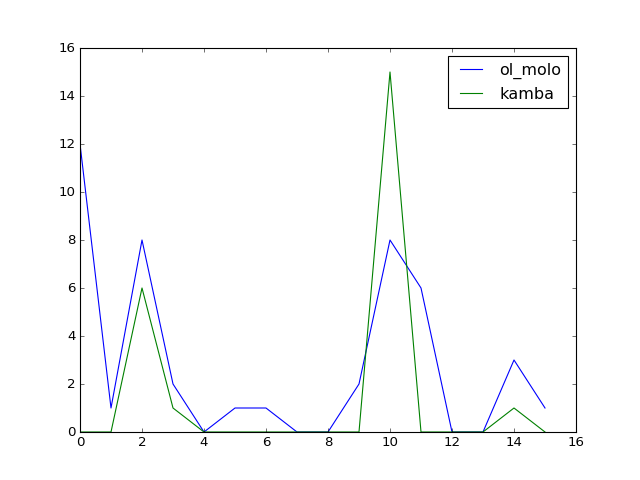

Write Python code to recreate this figure.
from __future__ import print_function
from matplotlib import mlab
from permute.data import kenya
d = kenya()
print(mlab.rec2txt(d))
# classes   ol_molo   kamba
# 1        12       0
# 2         1       0
# 3         8       6
# 4         2       1
# 5         0       0
# 6         1       0
# 7         1       0
# 8         0       0
# 9         0       0
# 10         2       0
# 11         8      15
# 12         6       0
# 13         0       0
# 14         0       0
# 15         3       1
# 16         1       0

import matplotlib.pyplot as plt
plt.plot(d['ol_molo'])
# [<matplotlib.lines.Line2D object at ...>]
plt.plot(d['kamba'])
# [<matplotlib.lines.Line2D object at ...>]
plt.legend(['ol_molo', 'kamba'])
# <matplotlib.legend.Legend object at ...>
plt.show()
